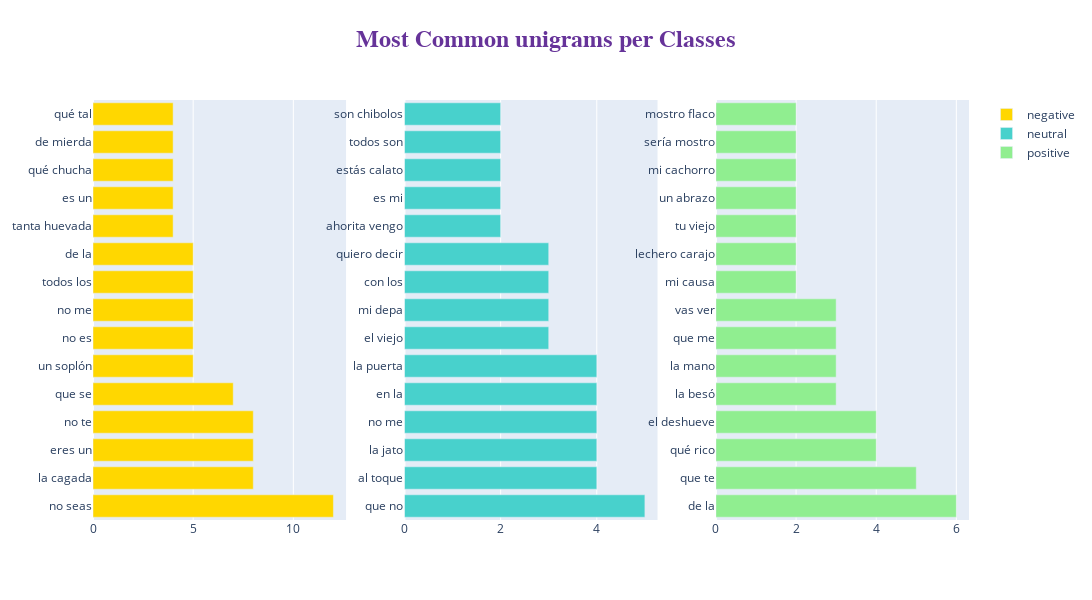

The cell this chart's notebook holds for it:
### Code cell
# unigram
fig = make_subplots(rows=1, cols=3)

title_ = ["negative", "neutral", "positive"]

for i in range(3):
    texts = df[df["label"] == i]['tokenized_text']

    new = texts.str.split()
    new = new.values.tolist()
    corpus = [word for i in new for word in i]
    top_n_bigrams = _get_top_ngram(texts, 2)[:15]
    x, y = map(list, zip(*top_n_bigrams))


    fig.add_trace(go.Bar(
                x=y,
                y=x,
                orientation='h', type="bar",
        name=title_[i], marker=dict(color=colors[i])), 1, i+1)
    

fig.update_layout(
    autosize=False,
    width=2000,
    height=600,title=dict(
        text='<b>Most Common unigrams per Classes</b>',
        x=0.5,
        y=0.95,
        font=dict(
        family="Courier New, monospace",
        size=24,
        color="RebeccaPurple"
        )
    ))      
fig.show()

### Figure 1 — Plotly figure (JSON) as saved in the notebook; plotly's stock layout.template omitted (floating-point values rounded to 4 significant figures)
{"data": [{"marker": {"color": "gold"}, "name": "negative", "orientation": "h", "type": "bar", "x": [12, 8, 8, 8, 7, 5, 5, 5, 5, 5, 4, 4, 4, 4, 4], "xaxis": "x", "y": ["no seas", "la cagada", "eres un", "no te", "que se", "un soplón", "no es", "no me", "todos los", "de la", "tanta huevada", "es un", "qué chucha", "de mierda", "qué tal"], "yaxis": "y"}, {"marker": {"color": "mediumturquoise"}, "name": "neutral", "orientation": "h", "type": "bar", "x": [5, 4, 4, 4, 4, 4, 3, 3, 3, 3, 2, 2, 2, 2, 2], "xaxis": "x2", "y": ["que no", "al toque", "la jato", "no me", "en la", "la puerta", "el viejo", "mi depa", "con los", "quiero decir", "ahorita vengo", "es mi", "estás calato", "todos son", "son chibolos"], "yaxis": "y2"}, {"marker": {"color": "lightgreen"}, "name": "positive", "orientation": "h", "type": "bar", "x": [6, 5, 4, 4, 3, 3, 3, 3, 2, 2, 2, 2, 2, 2, 2], "xaxis": "x3", "y": ["de la", "que te", "qué rico", "el deshueve", "la besó", "la mano", "que me", "vas ver", "mi causa", "lechero carajo", "tu viejo", "un abrazo", "mi cachorro", "sería mostro", "mostro flaco"], "yaxis": "y3"}], "layout": {"autosize": false, "height": 600, "title": {"font": {"color": "RebeccaPurple", "family": "Courier New, monospace", "size": 24}, "text": "<b>Most Common unigrams per Classes</b>", "x": 0.5, "y": 0.95}, "width": 2000, "xaxis": {"anchor": "y", "domain": [0, 0.2889]}, "xaxis2": {"anchor": "y2", "domain": [0.3556, 0.6444]}, "xaxis3": {"anchor": "y3", "domain": [0.7111, 1]}, "yaxis": {"anchor": "x", "domain": [0, 1]}, "yaxis2": {"anchor": "x2", "domain": [0, 1]}, "yaxis3": {"anchor": "x3", "domain": [0, 1]}}}
